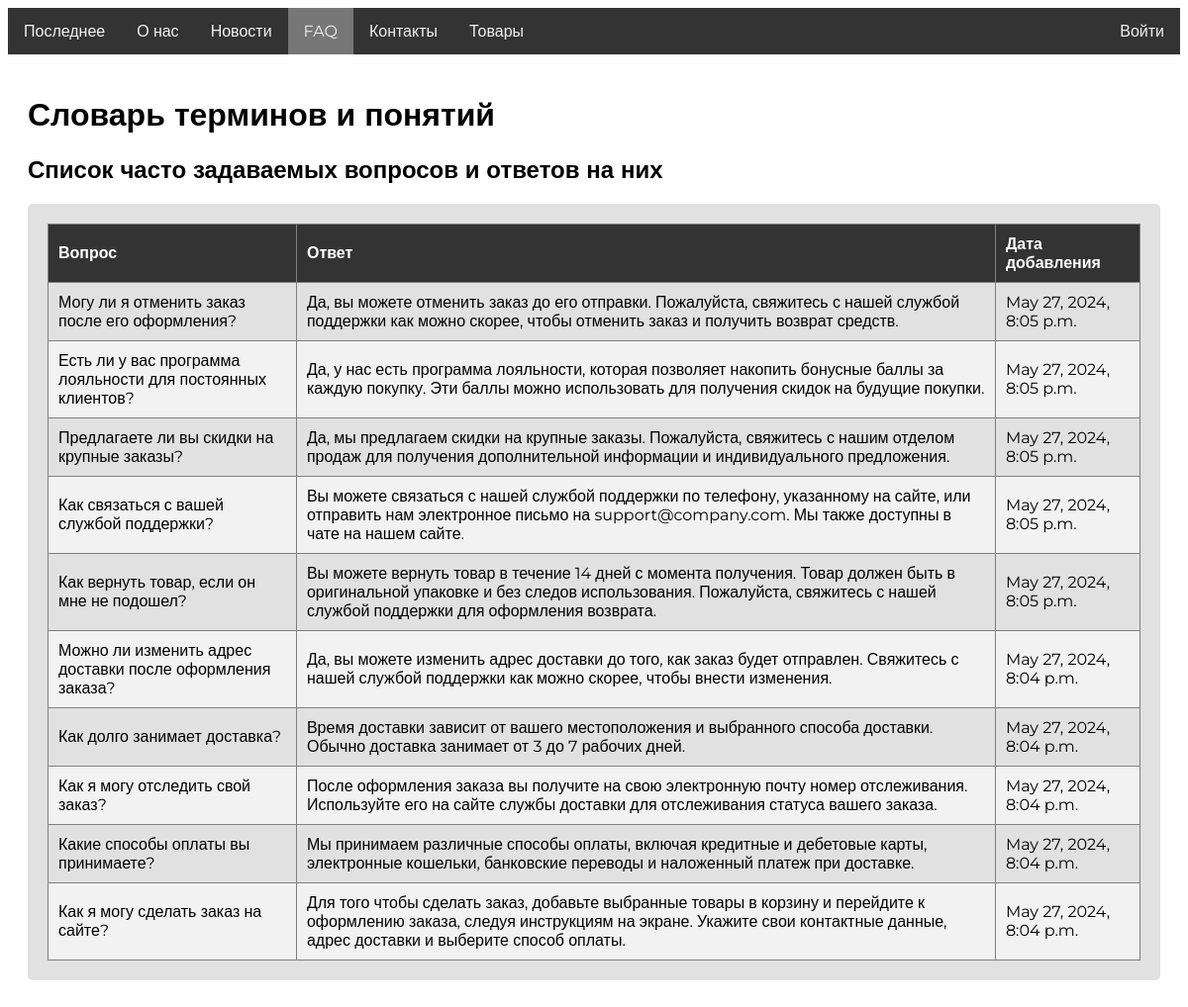
Screenshot of /faq/ with the database file from the repository.
### myapp/models.py (models this page shows, shortened)
class FAQ(models.Model):
    question = models.CharField(max_length=255)
    answer = models.TextField()
    date_added = models.DateTimeField(auto_now_add=True)

### myapp/views.py (the view)
# urls.py: path('faq/', views.faq_list, name='faq_list'),
def faq_list(request):
    faqs = FAQ.objects.all().order_by('-date_added')
    return render(request, 'faq_list.html', {'faqs': faqs, 'user': request.user})

### templates/faq_list.html (shortened to what this page needs)
<!DOCTYPE html>
{% load static %}
<html lang="en">
<head>
    <link rel="stylesheet" href="{% static "css/styles.css" %}">
</head>
<body class="body">
    <div class="navbar">
        <div class="left-items">
            <a href="#" id="latest" class="tab">Последнее</a>
            <a href="#" id="about" class="tab">О нас</a>
            <a href="#" id="news" class="tab">Новости</a>
            <a href="#" id="faq" class="tab active">FAQ</a>
            <a href="#" id="contacts" class="tab">Контакты</a>
            <a href="#" id="products" class="tab">Товары</a>
        </div>
        {% if user.is_authenticated %}
        <div class="sp">
            <span>Привет, {{ user.username }}!</span>
            <a href="/logout">Выйти</a>
        </div>
        {% else %}
            <a href="/login">Войти</a>
        {% endif %}
    </div>
    <div class="container">
        <h1>Словарь терминов и понятий</h1>
        <h2>Список часто задаваемых вопросов и ответов на них</h2>
        <div class="article-summary">
            <table class="table" border="1">
                <thead>
                    <tr>
                        <th>Вопрос</th>
                        <th>Ответ</th>
                        <th>Дата добавления</th>
                    </tr>
                </thead>
                <tbody>
                    {% for faq in faqs %}
                    <tr>
                        <td>{{ faq.question }}</td>
                        <td>{{ faq.answer }}</td>
                        <td>{{ faq.date_added }}</td>
                    </tr>
                    {% endfor %}
                </tbody>
            </table>
        </div>
    </div>
</body>
</html>

### static/css/styles.css (style rules this page uses)
.body { font-family: Montserrat, sans-serif; }
* { font-family: Montserrat, sans-serif; }
.navbar { display: flex; justify-content: space-between; align-items: center; overflow: hidden; background-color: #333333; }
.left-items { display: flex; }
.navbar a { color: #f2f2f2; text-decoration: none; padding: 14px 16px; }
.container { padding: 20px; }
.about-company, .article-summary { background-color: #e1e1e1; padding: 20px; margin-top: 5px; border-radius: 5px; }
.active { background-color: #767676; color: #f9f9f9; }
.table { width: 100%; border-collapse: collapse; }
.table th, .table td { padding: 10px; text-align: left; }
.table th { background-color: #333; color: white; }
.table tr:nth-child(even) { background-color: #f2f2f2; }

### rows the page displays
FAQ: question "Могу ли я отменить заказ после его оформления?", answer "Да, вы можете отменить заказ до его отправки. Пожалуйста, свяжитесь с нашей службой поддержки как можно скорее, чтобы отменить заказ и получить возврат средств.", date_added "May 27, 2024, 8:05 p.m."
FAQ: question "Есть ли у вас программа лояльности для постоянных клиентов?", answer "Да, у нас есть программа лояльности, которая позволяет накопить бонусные баллы за каждую покупку. Эти баллы можно использовать для получения скидок на будущие покупки.", date_added "May 27, 2024, 8:05 p.m."
FAQ: question "Предлагаете ли вы скидки на крупные заказы?", answer "Да, мы предлагаем скидки на крупные заказы. Пожалуйста, свяжитесь с нашим отделом продаж для получения дополнительной информации и индивидуального предложения.", date_added "May 27, 2024, 8:05 p.m."
FAQ: question "Как связаться с вашей службой поддержки?", answer "Вы можете связаться с нашей службой поддержки по телефону, указанному на сайте, или отправить нам электронное письмо на support@company.com. Мы также доступны в чате на нашем сайте.", date_added "May 27, 2024, 8:05 p.m."
FAQ: question "Как вернуть товар, если он мне не подошел?", answer "Вы можете вернуть товар в течение 14 дней с момента получения. Товар должен быть в оригинальной упаковке и без следов использования. Пожалуйста, свяжитесь с нашей службой поддержки для оформления возврата.", date_added "May 27, 2024, 8:05 p.m."
FAQ: question "Можно ли изменить адрес доставки после оформления заказа?", answer "Да, вы можете изменить адрес доставки до того, как заказ будет отправлен. Свяжитесь с нашей службой поддержки как можно скорее, чтобы внести изменения.", date_added "May 27, 2024, 8:04 p.m."
FAQ: question "Как долго занимает доставка?", answer "Время доставки зависит от вашего местоположения и выбранного способа доставки. Обычно доставка занимает от 3 до 7 рабочих дней.", date_added "May 27, 2024, 8:04 p.m."
FAQ: question "Как я могу отследить свой заказ?", answer "После оформления заказа вы получите на свою электронную почту номер отслеживания. Используйте его на сайте службы доставки для отслеживания статуса вашего заказа.", date_added "May 27, 2024, 8:04 p.m."
FAQ: question "Какие способы оплаты вы принимаете?", answer "Мы принимаем различные способы оплаты, включая кредитные и дебетовые карты, электронные кошельки, банковские переводы и наложенный платеж при доставке.", date_added "May 27, 2024, 8:04 p.m."
FAQ: question "Как я могу сделать заказ на сайте?", answer "Для того чтобы сделать заказ, добавьте выбранные товары в корзину и перейдите к оформлению заказа, следуя инструкциям на экране. Укажите свои контактные данные, адрес доставки и выберите способ оплаты.", date_added "May 27, 2024, 8:04 p.m."
